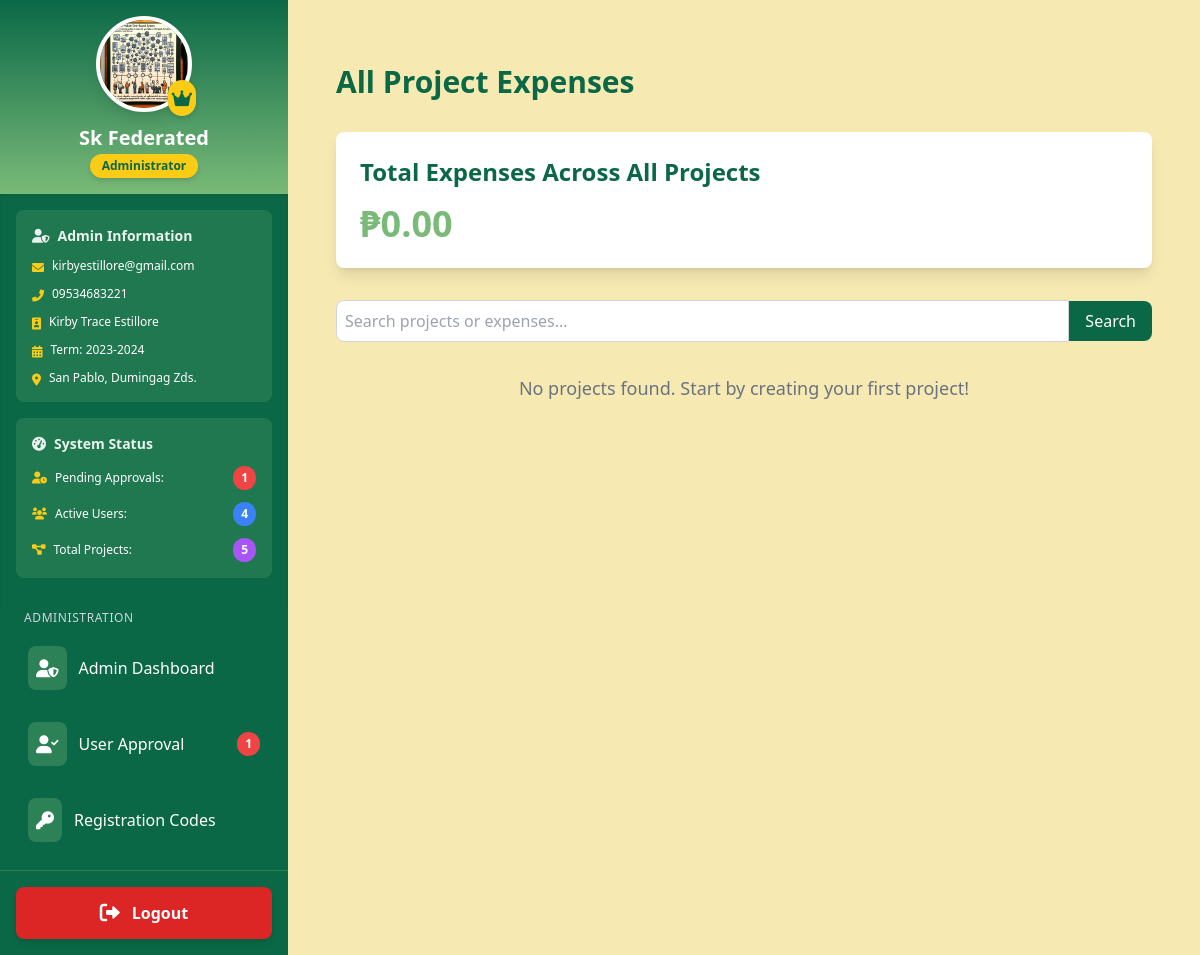
/expenses/ (signed in), run on an earlier commit of the app's database.
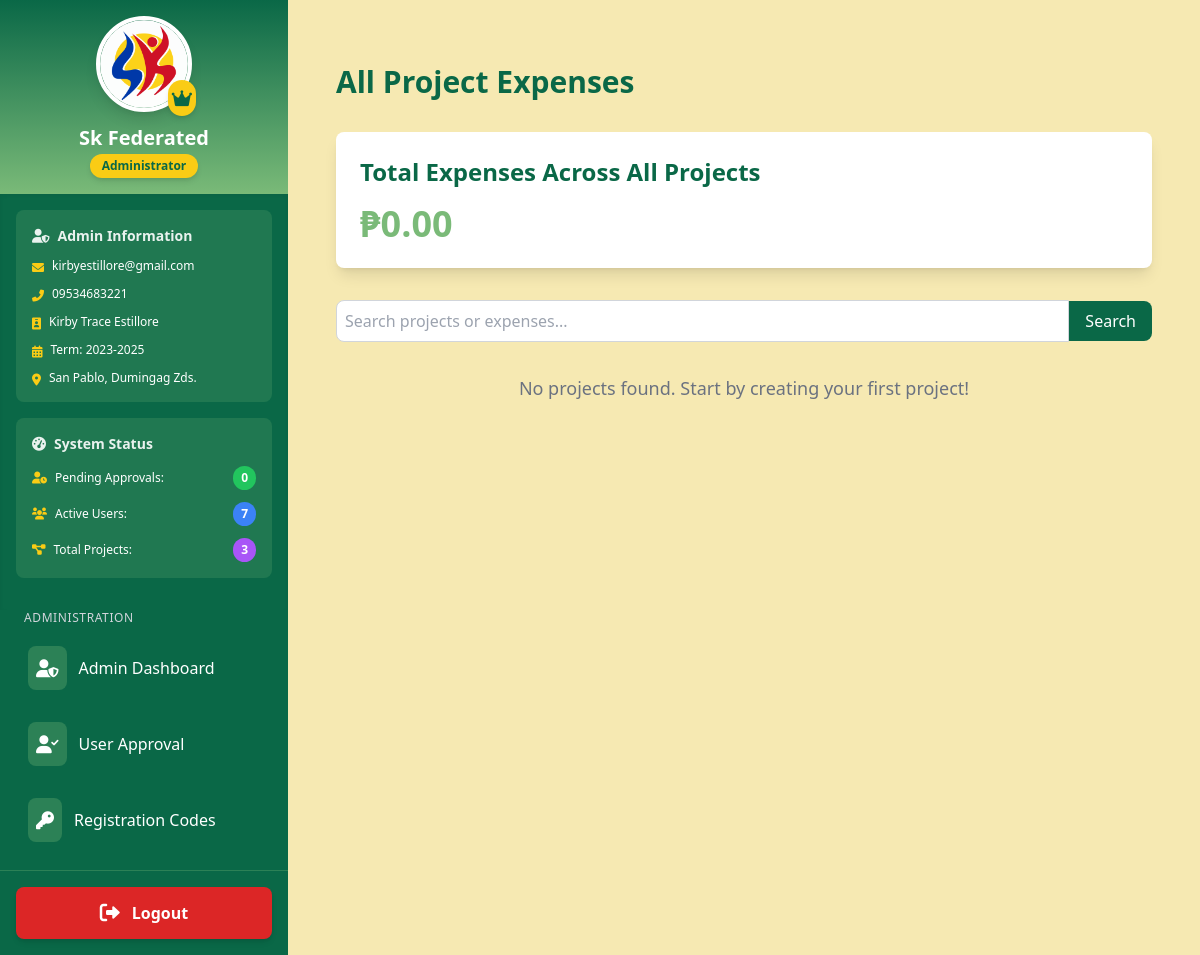
And on a later commit of the database.
### sk_project/models.py (models this page shows, shortened)
class User(AbstractUser):
    is_chairman = models.BooleanField(default=False)
    profile_picture = models.ImageField(upload_to='profile_pics/', default='profile_pics/default_avatar.png', blank=True)
    logo = models.ImageField(upload_to='logos/', null=True)
    address = models.TextField(blank=True, null=True)
    contact_number = models.CharField(max_length=15, blank=True, null=True)
    date_of_birth = models.DateField(null=True)
    GENDER_CHOICES = [
        ('male', 'Male'),
        ('female', 'Female'),
        ('other', 'Other')
    ]
    gender = models.CharField(max_length=10, choices=GENDER_CHOICES, null=True)
    term_of_office = models.CharField(max_length=20, null=True, help_text='Term of office (e.g., 2023-2026)')
    is_approved = models.BooleanField(default=False, help_text='Designates whether this user has been approved by an admin.')
    groups = models.ManyToManyField(
        Group,
        verbose_name=_('groups'),
        blank=True,
        help_text=_(
            'The groups this user belongs to. A user will get all permissions '
            'granted to each of their groups.'
        ),
        related_name='sk_user_set',
        related_query_name='sk_user',
    )
    user_permissions = models.ManyToManyField(
        Permission,
        verbose_name=_('user permissions'),
        blank=True,
        help_text=_('Specific permissions for this user.'),
        related_name='sk_user_set',
        related_query_name='sk_user',
    )

### sk_project/views.py (the view)
# urls.py: path('expenses/', views.all_expenses, name='all_expenses'),
@login_required
def all_expenses(request):
    total_expenses = Project.objects.filter(chairman=request.user).aggregate(total=models.Sum('expenses__amount'))['total'] or 0
    projects = Project.objects.filter(chairman=request.user).annotate(
    total_expenses=models.Sum('expenses__amount')
    )
    search_query = request.GET.get('search', '')
    if search_query:
        projects = projects.filter(
            Q(name__icontains=search_query) |
            Q(expenses__item_name__icontains=search_query) |
            Q(expenses__description__icontains=search_query)
        ).distinct()
    context = {
        'projects': projects,
        'total_expenses': total_expenses,
        'search_query': search_query,
    }
    return render(request, 'all_expenses.html', context)

### sk_project/context_processors.py (called while the page is built)
def user_info(request):
    context = {}
    if request.user.is_authenticated:
        context['user_address'] = request.user.address
        context['user_contact_number'] = request.user.contact_number
        context['user_term_of_office'] = request.user.term_of_office
        print(f"Context processor - User: {request.user.username}, Address: {request.user.address}")
        if request.user.is_superuser:
            context['pending_approvals_count'] = User.objects.filter(is_approved=False, is_superuser=False).count()
            context['active_users_count'] = User.objects.filter(is_approved=True, is_superuser=False).count()
            context['all_projects'] = Project.objects.all()
        else:
            context['all_projects'] = Project.objects.filter(chairman=request.user)
    return context

### templates/all_expenses.html (shortened to what the changed rows need)
{% extends 'base.html' %}
{% load humanize %}
{% block content %}
    <div class="container mx-auto px-4 py-8">
        <h1 class="text-3xl font-bold text-tertiary mb-8">All Project Expenses</h1>
        <div class="bg-white rounded-lg shadow-lg p-6 mb-8">
            <h2 class="text-2xl font-semibold text-tertiary mb-4">Total Expenses Across All Projects</h2>
        </div>
    </div>
{% endblock %}

### templates/base.html (shortened to what the changed rows need)
<!DOCTYPE html>
<html lang="en">
    {% load static %}
    <head>
        <script src="https://cdn.tailwindcss.com"></script>
        <link href="https://cdnjs.cloudflare.com/ajax/libs/font-awesome/6.0.0-beta3/css/all.min.css" rel="stylesheet">
    </head>
    <body class="bg-secondary min-h-screen">
        <div class="flex flex-col lg:flex-row min-h-screen pt-16 lg:pt-0">
            <aside id="sidebar" class="hidden lg:flex w-full lg:w-72 bg-tertiary text-white flex-col fixed lg:sticky top-0 left-0 h-full z-40 lg:z-0 overflow-y-auto transition-all duration-300 transform -translate-x-full lg:translate-x-0">
                {% if user.is_superuser %}
                <div class="p-4 flex flex-col items-center bg-gradient-to-b from-tertiary to-quaternary">
                    <a href="{% url 'edit_profile' %}" class="mb-3 relative cursor-pointer group">
                        <div class="relative">
                            {% if user.logo %}
                                <img src="{{ user.logo.url }}" alt="Organization Logo" class="w-20 h-20 md:w-24 md:h-24 rounded-full border-4 border-white shadow-lg group-hover:border-primary transition-all duration-200">
                            {% elif user.profile_picture %}
                                <img src="{{ user.profile_picture.url }}" alt="Admin Profile" class="w-20 h-20 md:w-24 md:h-24 rounded-full border-4 border-white shadow-lg group-hover:border-primary transition-all duration-200">
                            {% else %}
                                <img src="{% static 'img/drr.png' %}" alt="Default Admin Profile" class="w-20 h-20 md:w-24 md:h-24 rounded-full border-4 border-white shadow-lg group-hover:border-primary transition-all duration-200">
                            {% endif %}
                            <div class="absolute -bottom-1 -right-1 bg-yellow-400 text-tertiary p-1 rounded-full shadow-md">
                                <i class="fas fa-crown text-lg"></i>
                            </div>
                        </div>
                        <div class="absolute inset-0 flex items-center justify-center bg-black bg-opacity-0 group-hover:bg-opacity-30 rounded-full transition-all duration-300">
                        </div>
                    </a>
                    <div class="text-center">
                        <h2 class="text-xl font-bold text-white">Sk Federated</h2>
                        <div class="inline-block px-3 py-1 bg-yellow-400 text-tertiary text-xs font-bold rounded-full shadow-md">
                            Administrator
                        </div>
                    </div>
                </div>
                <div class="p-4 bg-tertiary shadow-inner">
                    <div class="bg-quaternary/20 rounded-lg p-4 mb-4">
                        <h3 class="text-sm font-semibold text-white/90 mb-3 flex items-center">
                            <i class="fas fa-user-shield mr-2"></i> Admin Information
                        </h3>
                        <div class="space-y-3 text-xs">
                            <div class="flex items-start">
                                <i class="fas fa-envelope mt-1 mr-2 text-yellow-400"></i>
                                <span>{{ user.email }}</span>
                            </div>
                            <div class="flex items-start">
                                <i class="fas fa-phone-alt mt-1 mr-2 text-yellow-400"></i>
                                <span>{{ user_contact_number|default:user.contact_number|default:"No contact number" }}</span>
                            </div>
                            <div class="flex items-start">
                                <i class="fas fa-id-badge mt-1 mr-2 text-yellow-400"></i>
                                <span>{{ user.get_full_name }}</span>
                            </div>
                            <div class="flex items-start">
                                <i class="fas fa-calendar-alt mt-1 mr-2 text-yellow-400"></i>
                                <span>Term: {{ user_term_of_office|default:user.term_of_office|default:"Not specified" }}</span>
                            </div>
                            <div class="flex items-start">
                                <i class="fas fa-map-marker-alt mt-1 mr-2 text-yellow-400"></i>
                                <span>{{ user_address|default:user.address|default:"No address provided" }}</span>
                            </div>
                        </div>
                    </div>
                    <div class="bg-quaternary/20 rounded-lg p-4 mb-4">
                        <h3 class="text-sm font-semibold text-white/90 mb-3 flex items-center">
                            <i class="fas fa-tachometer-alt mr-2"></i> System Status
                        </h3>
                        <div class="space-y-3">
                            <div class="flex justify-between items-center text-xs">
                                <div class="flex items-center">
                                    <i class="fas fa-user-clock mr-2 text-yellow-400"></i>
                                    <span>Pending Approvals:</span>
                                </div>
                                {% if pending_approvals_count and pending_approvals_count > 0 %}
                                <span class="bg-red-500 text-white text-xs font-bold px-2 py-1 rounded-full">{{ pending_approvals_count }}</span>
                                {% else %}
                                <span class="bg-green-500 text-white text-xs font-bold px-2 py-1 rounded-full">0</span>
                                {% endif %}
                            </div>
                            <div class="flex justify-between items-center text-xs">
                                <div class="flex items-center">
                                    <i class="fas fa-users mr-2 text-yellow-400"></i>
                                    <span>Active Users:</span>
                                </div>
                                <span class="bg-blue-500 text-white text-xs font-bold px-2 py-1 rounded-full">{{ active_users_count|default:"0" }}</span>
                            </div>
                            <div class="flex justify-between items-center text-xs">
                                <div class="flex items-center">
                                    <i class="fas fa-project-diagram mr-2 text-yellow-400"></i>
                                    <span>Total Projects:</span>
                                </div>
                                <span class="bg-purple-500 text-white text-xs font-bold px-2 py-1 rounded-full">{{ all_projects|length|default:"0" }}</span>
                            </div>
                        </div>
                    </div>
                </div>
                <nav class="flex-grow px-3">
                    <div class="mb-4">
                        <h3 class="text-xs uppercase tracking-wider text-gray-300 px-3 mb-2">Administration</h3>
                        <a href="{% url 'admin_dashboard' %}" class="block py-3 px-4 hover:bg-quaternary transition-colors duration-200  rounded-lg mb-2 flex items-center group">
                            <div class="bg-quaternary/30 p-2 rounded-lg mr-3 group-hover:bg-quaternary/50 transition-colors duration-200">
                                <i class="fas fa-user-shield text-lg"></i>
                            </div>
                            <span class="text-base">Admin Dashboard</span>
                        </a>
                        <a href="{% url 'user_approval' %}" class="block py-3 px-4 hover:bg-quaternary transition-colors duration-200  rounded-lg mb-2 flex items-center group">
                            <div class="bg-quaternary/30 p-2 rounded-lg mr-3 group-hover:bg-quaternary/50 transition-colors duration-200">
                                <i class="fas fa-user-check text-lg"></i>
                            </div>
                            <span class="text-base">User Approval</span>
                            {% if pending_approvals_count and pending_approvals_count > 0 %}
                            <span class="ml-auto bg-red-500 text-white text-xs font-bold px-2 py-1 rounded-full">{{ pending_approvals_count }}</span>
                            {% endif %}
                        </a>
                        <a href="{% url 'generate_registration_code' %}" class="block py-3 px-4 hover:bg-quaternary transition-colors duration-200  rounded-lg mb-2 flex items-center group">
                            <div class="bg-quaternary/30 p-2 rounded-lg mr-3 group-hover:bg-quaternary/50 transition-colors duration-200">
                                <i class="fas fa-key text-lg"></i>
                            </div>
                            <span class="text-base">Registration Codes</span>
                        </a>
                    </div>
                </nav>
                {% endif %}
            </aside>
            <main class="flex-1 p-4 md:p-6 lg:p-8 overflow-y-auto">
                {% block content %}
                {% endblock %}
            </main>
        </div>
    </body>
</html>

What changed in the data, as far as the page shows it:
changed User "kirbyestillore@gmail.com": logo: a different picture; term_of_office "2023-2024" → "2023-2025"
Also different on the page:
{{ active_users_count|default:"0" }}: "4" → "7"
{{ all_projects|length|default:"0" }}: "5" → "3"
{{ pending_approvals_count }}: "1" → (not shown)
text now shown: "0"
